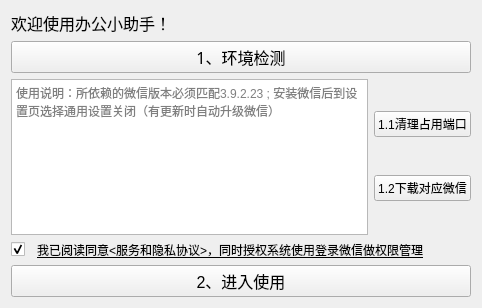
<?xml version="1.0" encoding="UTF-8"?>
<ui version="4.0">
 <class>Form</class>
 <widget class="QWidget" name="Form">
  <property name="geometry">
   <rect>
    <x>0</x>
    <y>0</y>
    <width>482</width>
    <height>308</height>
   </rect>
  </property>
  <property name="sizePolicy">
   <sizepolicy hsizetype="Expanding" vsizetype="Expanding">
    <horstretch>0</horstretch>
    <verstretch>0</verstretch>
   </sizepolicy>
  </property>
  <property name="minimumSize">
   <size>
    <width>0</width>
    <height>0</height>
   </size>
  </property>
  <property name="windowTitle">
   <string>授权使用</string>
  </property>
  <property name="styleSheet">
   <string notr="true"/>
  </property>
  <layout class="QHBoxLayout" name="horizontalLayout_4">
   <item>
    <layout class="QVBoxLayout" name="verticalLayout">
     <property name="sizeConstraint">
      <enum>QLayout::SetMinAndMaxSize</enum>
     </property>
     <item>
      <widget class="QLabel" name="label">
       <property name="sizePolicy">
        <sizepolicy hsizetype="Preferred" vsizetype="Fixed">
         <horstretch>0</horstretch>
         <verstretch>0</verstretch>
        </sizepolicy>
       </property>
       <property name="maximumSize">
        <size>
         <width>300</width>
         <height>25</height>
        </size>
       </property>
       <property name="font">
        <font>
         <pointsize>12</pointsize>
        </font>
       </property>
       <property name="text">
        <string>欢迎使用办公小助手！</string>
       </property>
      </widget>
     </item>
     <item>
      <widget class="QPushButton" name="checkButton">
       <property name="font">
        <font>
         <family>Adobe Arabic</family>
         <pointsize>12</pointsize>
        </font>
       </property>
       <property name="text">
        <string>1、环境检测</string>
       </property>
      </widget>
     </item>
     <item>
      <layout class="QHBoxLayout" name="horizontalLayout"/>
     </item>
     <item>
      <layout class="QHBoxLayout" name="horizontalLayout_2">
       <item>
        <widget class="QTextEdit" name="textEdit">
         <property name="readOnly">
          <bool>true</bool>
         </property>
         <property name="placeholderText">
          <string>使用说明：所依赖的微信版本必须匹配3.9.2.23 ; 安装微信后到设置页选择通用设置关闭（有更新时自动升级微信）</string>
         </property>
        </widget>
       </item>
       <item>
        <layout class="QVBoxLayout" name="verticalLayout_2">
         <item>
          <widget class="QPushButton" name="cleanPortButton">
           <property name="text">
            <string>1.1清理占用端口</string>
           </property>
          </widget>
         </item>
         <item>
          <widget class="QPushButton" name="downButton">
           <property name="text">
            <string>1.2下载对应微信</string>
           </property>
          </widget>
         </item>
        </layout>
       </item>
      </layout>
     </item>
     <item>
      <layout class="QHBoxLayout" name="horizontalLayout_3">
       <item>
        <widget class="QCheckBox" name="yes_checkBox">
         <property name="minimumSize">
          <size>
           <width>20</width>
           <height>0</height>
          </size>
         </property>
         <property name="maximumSize">
          <size>
           <width>20</width>
           <height>16777215</height>
          </size>
         </property>
         <property name="text">
          <string/>
         </property>
         <property name="checked">
          <bool>true</bool>
         </property>
        </widget>
       </item>
       <item>
        <widget class="QLabel" name="note_label">
         <property name="font">
          <font>
           <weight>50</weight>
           <bold>false</bold>
           <underline>true</underline>
          </font>
         </property>
         <property name="text">
          <string>我已阅读同意&lt;服务和隐私协议&gt;，同时授权系统使用登录微信做权限管理</string>
         </property>
        </widget>
       </item>
      </layout>
     </item>
     <item>
      <widget class="QPushButton" name="login_pushButton">
       <property name="font">
        <font>
         <pointsize>12</pointsize>
        </font>
       </property>
       <property name="text">
        <string>2、进入使用</string>
       </property>
      </widget>
     </item>
    </layout>
   </item>
  </layout>
 </widget>
 <resources/>
 <connections/>
</ui>
